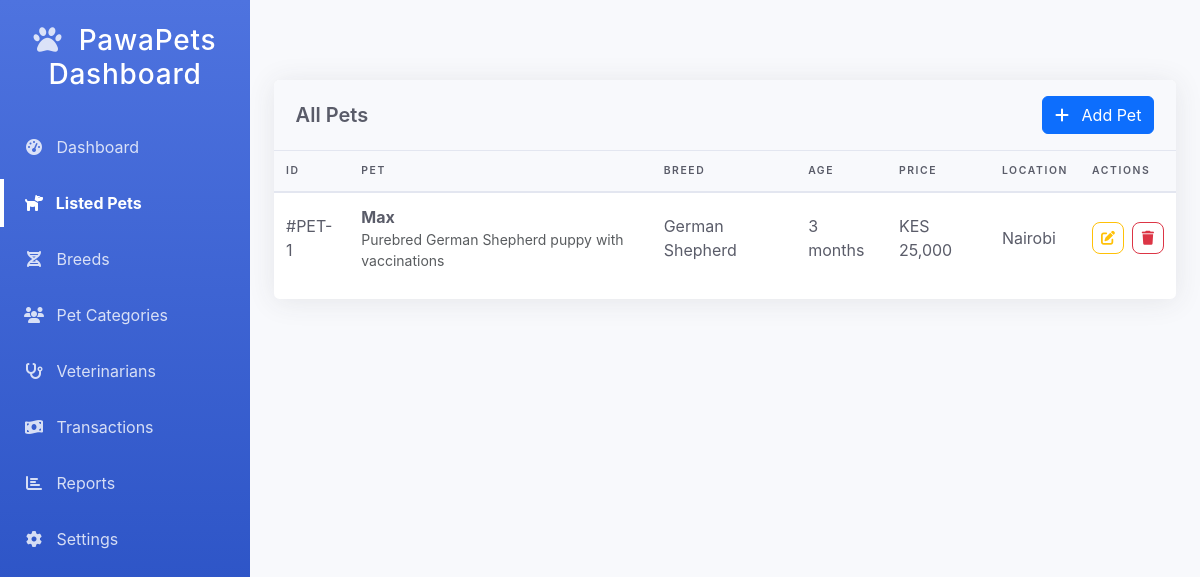
/Admin/listed-pets.php (signed in), run on an earlier commit of the app's database.
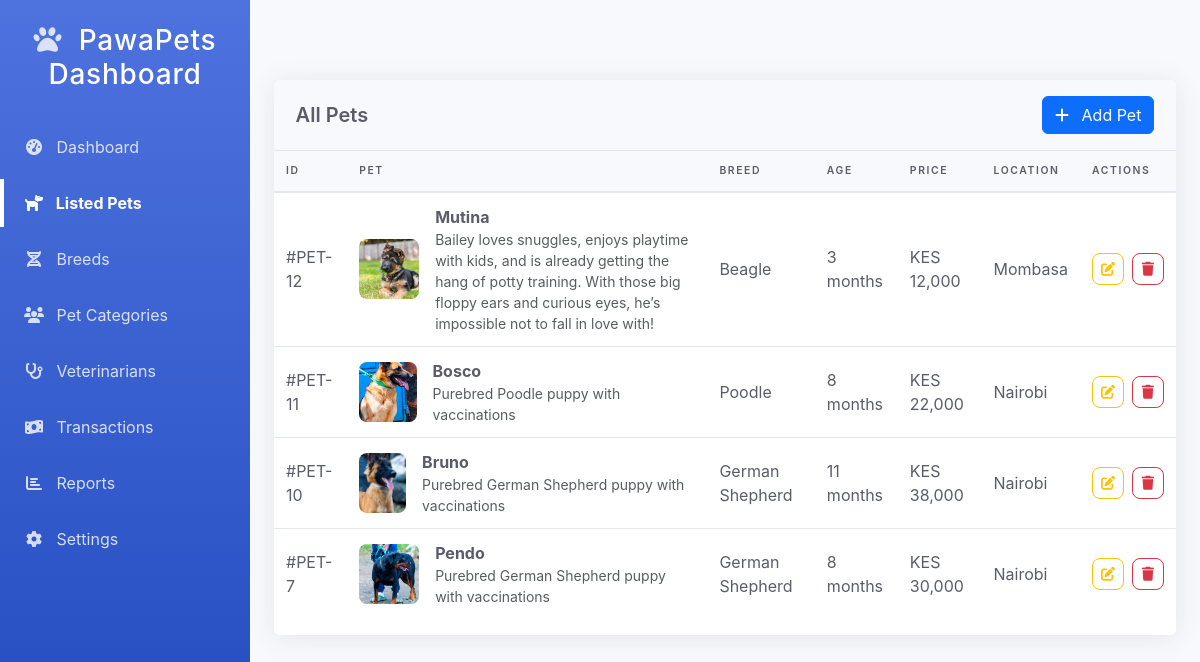
And on a later commit of the database.
### tables this page shows
CREATE TABLE `puppy_listing` (
  `puppy_id` int(11) NOT NULL,
  `category_id` int(11) NOT NULL,
  `breed_id` int(11) NOT NULL,
  `puppy_name` varchar(100) NOT NULL,
  `puppy_age` int(11) NOT NULL,
  `puppy_location` varchar(100) NOT NULL,
  `price` decimal(10,2) NOT NULL,
  `puppy_desc` varchar(255) NOT NULL,
  `created_at` timestamp NOT NULL DEFAULT current_timestamp()
);

CREATE TABLE `puppy_breed` (
  `breed_id` int(11) NOT NULL,
  `breed_name` varchar(100) NOT NULL
);

### Admin/listed-pets.php (the view, shortened to what this page needs)
<?php
include('functions/functions.php');
$pets = $con->query("
    SELECT p.*, b.breed_name,
           GROUP_CONCAT(i.image_url) AS images
    FROM puppy_listing p
    LEFT JOIN puppy_breed b ON p.breed_id = b.breed_id
    LEFT JOIN pet_images i ON p.puppy_id = i.puppy_id
    GROUP BY p.puppy_id
    ORDER BY p.puppy_id DESC
");
?>
<!DOCTYPE html>
<html lang="en">
<head>
    <link href="https://cdn.jsdelivr.net/npm/bootstrap@5.3.0/dist/css/bootstrap.min.css" rel="stylesheet">
    <link rel="stylesheet" href="https://cdnjs.cloudflare.com/ajax/libs/font-awesome/6.4.0/css/all.min.css">
</head>
<body>
    <div class="admin-container">
        <aside class="admin-sidebar">
            <div class="sidebar-brand">
                <h3><i class="fas fa-paw me-2"></i> PawaPets Dashboard</h3>
            </div>
            <ul class="sidebar-menu">
                <li><a href="dashboard.php"><i class="fas fa-tachometer-alt me-2"></i> Dashboard</a></li>
                <li class="active"><a href="listed-pets.php"><i class="fas fa-dog me-2"></i> Listed Pets</a></li>
                <li><a href="breeds.php"><i class="fas fa-dna me-2"></i> Breeds</a></li>
                <li><a href="listed-categories.php"><i class="fas fa-users me-2"></i> Pet Categories</a></li>
                <li><a href="vets.html"><i class="fas fa-stethoscope me-2"></i> Veterinarians</a></li>
                <li><a href="transactions.html"><i class="fas fa-money-bill-wave me-2"></i> Transactions</a></li>
                <li><a href="reports.html"><i class="fas fa-chart-bar me-2"></i> Reports</a></li>
                <li><a href="settings.html"><i class="fas fa-cog me-2"></i> Settings</a></li>
            </ul>
        </aside>
        <main class="admin-main">
            <div class="admin-card">
                <div class="card-header">
                    <h5 class="mb-0">All Pets</h5>
                    <button class="btn btn-primary" data-bs-toggle="modal" data-bs-target="#addPetModal">
                        <i class="fas fa-plus me-2"></i> Add Pet
                    </button>
                </div>
                <div class="table-responsive">
                    <table class="admin-table">
                        <thead>
                            <tr>
                                <th>ID</th>
                                <th>Pet</th>
                                <th>Breed</th>
                                <th>Age</th>
                                <th>Price</th>
                                <th>Location</th>
                                <th>Actions</th>
                            </tr>
                        </thead>
                        <tbody>
                            <?php while($pet = $pets->fetch_assoc()):
                                $images = explode(',', $pet['images']);
                            ?>
                            <tr>
                                <td>#PET-<?= $pet['puppy_id'] ?></td>
                                <td>
                                    <div class="d-flex align-items-center">
                                        <?php if(!empty($images[0])): ?>
                                            <img src="<?= $images[0] ?>" class="pet-image-thumb me-3">
                                        <?php endif; ?>
                                        <div>
                                            <strong><?= htmlspecialchars($pet['puppy_name']) ?></strong>
                                            <div class="text-muted small"><?= $pet['puppy_desc'] ?></div>
                                        </div>
                                    </div>
                                </td>
                                <td><?= $pet['breed_name'] ?></td>
                                <td><?= $pet['puppy_age'] ?> months</td>
                                <td>KES <?= number_format($pet['price']) ?></td>
                                <td><?= $pet['puppy_location'] ?></td>
                                <td>
                                <div class="d-flex gap-2">
        <button class="btn btn-sm btn-outline-warning action-btn edit-btn"
                data-bs-toggle="modal" data-bs-target="#editPetModal"
                data-pet-id="<?= $pet['puppy_id'] ?>"
                data-pet-name="<?= htmlspecialchars($pet['puppy_name']) ?>"
                data-category-id="<?= $pet['category_id'] ?>"
                data-breed-id="<?= $pet['breed_id'] ?>"
                data-age="<?= $pet['puppy_age'] ?>"
                data-price="<?= $pet['price'] ?>"
                data-location="<?= htmlspecialchars($pet['puppy_location']) ?>"
                data-description="<?= htmlspecialchars($pet['puppy_desc']) ?>">
            <i class="fas fa-edit"></i>
        </button>
        <button class="btn btn-sm btn-outline-danger action-btn delete-btn"
                data-bs-toggle="modal" data-bs-target="#deleteModal"
                data-pet-id="<?= $pet['puppy_id'] ?>">
            <i class="fas fa-trash"></i>
        </button>
    </div>
                                </td>
                            </tr>
                            <?php endwhile; ?>
                        </tbody>
                    </table>
                </div>
            </div>
        </main>
    </div>
</body>
</html>

### Admin/listed-pets.php (style rules this page uses)
:root { --primary-color: #4e73df; --primary-hover: #2e59d9; --secondary-color: #858796; --success-color: #1cc88a; --info-color: #36b9cc; --warning-color: #f6c23e; --danger-color: #e74a3b; --light-color: #f8f9fc; --dark-color: #5a5c69; }
body { font-family: 'Nunito', -apple-system, BlinkMacSystemFont, 'Segoe UI', Roboto, 'Helvetica Neue', Arial, sans-serif; background-color: #f8f9fc; overflow-x: hidden; }
.admin-container { display: flex; min-height: 100vh; }
.admin-sidebar { width: 250px; background: linear-gradient(180deg, var(--primary-color) 0%, #224abe 100%); color: white; transition: all 0.3s; position: fixed; height: 100vh; z-index: 1000; }
.sidebar-brand { padding: 1.5rem 1rem; font-weight: 800; font-size: 1.2rem; text-align: center; letter-spacing: 0.05rem; z-index: 1; }
.sidebar-brand i { color: rgba(255, 255, 255, 0.8); }
.sidebar-menu { padding: 0; list-style: none; }
.sidebar-menu li { position: relative; margin-bottom: 0.5rem; }
.sidebar-menu li a { display: block; padding: 0.75rem 1.5rem; color: rgba(255, 255, 255, 0.8); text-decoration: none; transition: all 0.3s; }
.sidebar-menu li a i { width: 20px; text-align: center; }
.sidebar-menu li.active a { color: white; font-weight: 700; }
.sidebar-menu li.active::before { content: ""; position: absolute; left: 0; top: 0; height: 100%; width: 4px; background-color: white; }
.admin-main { flex: 1; padding: 1.5rem; margin-top: 56px; margin-left: 250px; min-height: calc(100vh - 56px); }
.admin-card { background-color: white; border-radius: 0.35rem; box-shadow: 0 0.15rem 1.75rem 0 rgba(58, 59, 69, 0.1); margin-bottom: 1.5rem; }
.card-header { padding: 1rem 1.35rem; background-color: #f8f9fc; border-bottom: 1px solid #e3e6f0; display: flex; align-items: center; justify-content: space-between; border-radius: 0.35rem 0.35rem 0 0 !important; }
.card-header h5 { margin: 0; font-weight: 600; color: var(--dark-color); }
.admin-table { width: 100%; margin-bottom: 1rem; color: var(--dark-color); }
.admin-table thead th { vertical-align: bottom; border-bottom: 2px solid #e3e6f0; padding: 0.75rem; background-color: #f8f9fc; font-weight: 600; text-transform: uppercase; font-size: 0.65rem; letter-spacing: 0.1rem; }
.admin-table tbody td { padding: 0.75rem; vertical-align: middle; border-top: 1px solid #e3e6f0; }
.pet-image-thumb { width: 60px; height: 60px; object-fit: cover; border-radius: 8px; }
.action-btn { width: 32px; height: 32px; display: inline-flex; align-items: center; justify-content: center; border-radius: 8px; }

What changed in the data, as far as the page shows it:
removed puppy_listing: puppy_id "1", puppy_name "Max", puppy_desc "Purebred German Shepherd puppy with vaccinations", breed.breed_name "German Shepherd", puppy_age "3", price "25,000", puppy_location "Nairobi"
added puppy_listing: puppy_id "12", shows a picture, puppy_name "Mutina", puppy_desc "Bailey loves snuggles, enjoys playtime with kids, and is already getting the hang of potty training. With those big floppy ears and curious eyes, he’s impossible not to fall in love with!", breed.breed_name "Beagle", puppy_age "3", price "12,000", puppy_location "Mombasa"
added puppy_listing: puppy_id "11", shows a picture, puppy_name "Bosco", puppy_desc "Purebred Poodle puppy with vaccinations", breed.breed_name "Poodle", puppy_age "8", price "22,000", puppy_location "Nairobi"
added puppy_listing: puppy_id "10", shows a picture, puppy_name "Bruno", puppy_desc "Purebred German Shepherd puppy with vaccinations", breed.breed_name "German Shepherd", puppy_age "11", price "38,000", puppy_location "Nairobi"
added puppy_listing: puppy_id "7", shows a picture, puppy_name "Pendo", puppy_desc "Purebred German Shepherd puppy with vaccinations", breed.breed_name "German Shepherd", puppy_age "8", price "30,000", puppy_location "Nairobi"
